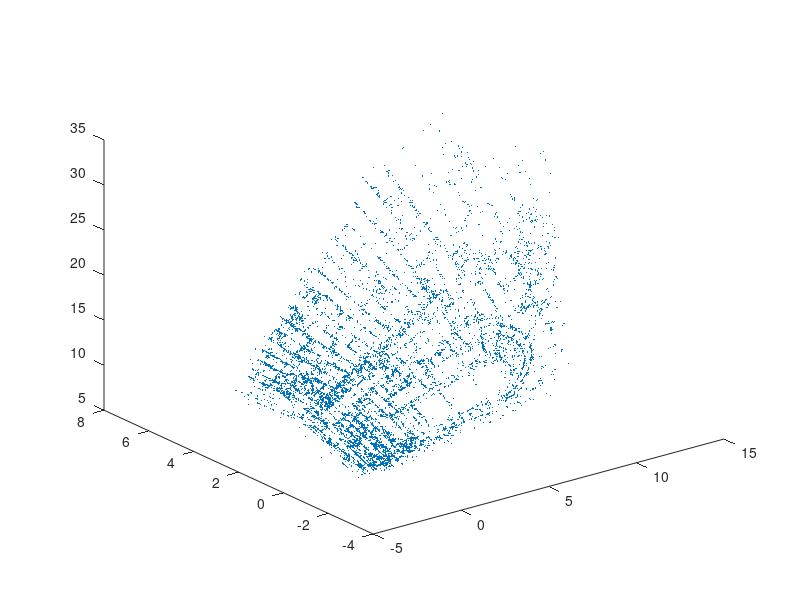

This figure's MATLAB source: (Note: this script raises an error after producing the figure.)
% Multiple View Geometry 2021 semester B
% 
% Student: Itai Antebi, 204817498

%%%%%%%%%%%%%%%%%%%%%%%%%%%%%%%%%%%%%%%%%%%%%%%%%%%%%%%%%%%%%%%%%%%%%%%%%%%
% Solution for exercise #2
%%%%%%%%%%%%%%%%%%%%%%%%%%%%%%%%%%%%%%%%%%%%%%%%%%%%%%%%%%%%%%%%%%%%%%%%%%%

%% question 1

% Load data
load('compEx1data.mat');

%% a.
% Plot the 3D points of the reconstruction & the cameras in the same figure.
figure(); 
plot3(X(1,:), X(2,:), X(3,:), '.', 'Markersize', 2);
hold on; 
plotcams(P); 
axis equal;
% This doesn't look like a reasonable reconstruction. For example, the
% walls do not meet at a normal 90-degrees angle. 

%% b. 
% Project the 3D points onto the first camera.
xproj = pflat(P{1} * X);
% Plot the image
img1 = imread(imfiles{1});
figure(); 
colormap gray;
imagesc(img1);
% Plot the projected points
visible = isfinite(x{1}(1 ,:));
hold on; 
plot(xproj(1,visible), xproj(2,visible), 'ro');
% Plot the image points
plot(x{1}(1,visible), x{1}(2,visible), 'b*');
% The projections DO appear to be close to the corresponding image points

%% c. 
% Modify all the 3D points and cameras using T1, T2
modified_X_by_T1 = pflat(T1 * X); 
modified_X_by_T2 = pflat(T2 * X); 
modified_P_by_T1 = cellfun(@(P) P / T1, P, 'UniformOutput', false);
modified_P_by_T2 = cellfun(@(P) P / T2, P, 'UniformOutput', false);
% Plot all the 3D points and cameras for each of the solutions
% solution 1:
figure(); 
plot3(modified_X_by_T1(1,:), modified_X_by_T1(2,:), modified_X_by_T1(3,:), '.', 'Markersize', 2);
hold on; 
plotcams(modified_P_by_T1); 
axis equal;
% solution 2:
figure(); 
plot3(modified_X_by_T2(1,:), modified_X_by_T2(2,:), modified_X_by_T2(3,:), '.', 'Markersize', 2);
hold on; 
plotcams(modified_P_by_T2); 
axis equal;
% The second solution looks very reasonable. For example, the walls meet at
% a normal 90-degrees angle. 

%% d. 
% Project the new 3D points obtained from using T1 into the first camera
projected_points_T1_1 = pflat(modified_P_by_T1{1} * modified_X_by_T1);
% Plot the image
figure(); 
colormap gray;
imagesc(img1);
% Plot the projected points
visible = isfinite(x{1}(1 ,:));
hold on; 
plot(projected_points_T1_1(1,visible), projected_points_T1_1(2,visible), 'ro');
% Plot the image points
plot(x{1}(1,visible), x{1}(2,visible ), 'b*');
